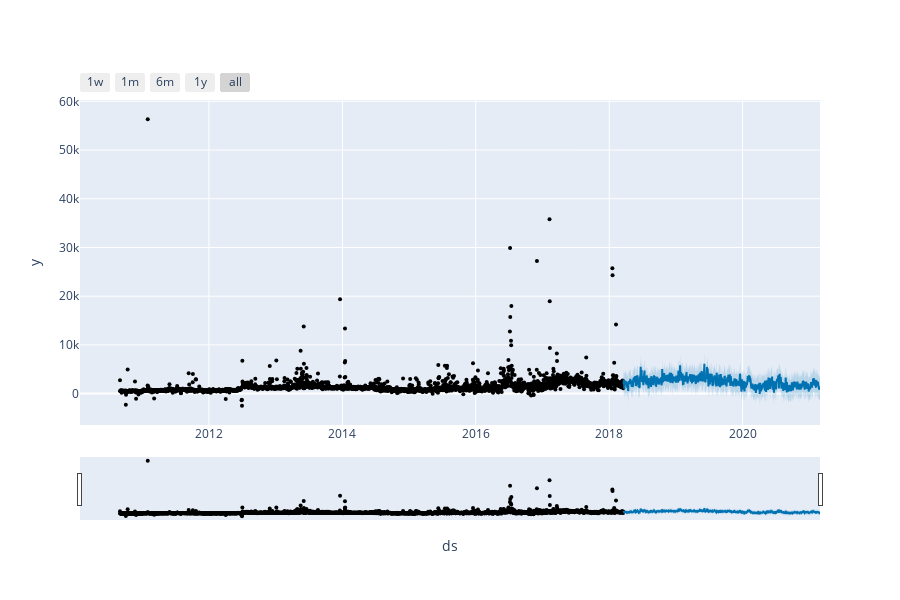

Notebook code for this chart:
### Code cell
plot_plotly(model_2, forecast_2)

### Figure 1 — Plotly figure (JSON) as saved in the notebook; plotly's stock layout.template omitted (floating-point values rounded to 4 significant figures; data arrays with more than 128 entries replaced by an {"elided": "..."} marker saying what was removed)
{"data": [{"marker": {"color": "black", "size": 4}, "mode": "markers", "name": "Actual", "type": "scatter", "x": {"elided": "2757 str values"}, "y": {"elided": "2757 float values"}}, {"hoverinfo": "skip", "line": {"width": 0}, "mode": "lines", "type": "scatter", "x": {"elided": "1077 str values"}, "y": {"elided": "1077 float values"}}, {"fill": "tonexty", "fillcolor": "rgba(0, 114, 178, 0.2)", "line": {"color": "#0072B2", "width": 2}, "mode": "lines", "name": "Predicted", "type": "scatter", "x": {"elided": "1077 str values"}, "y": {"elided": "1077 float values"}}, {"fill": "tonexty", "fillcolor": "rgba(0, 114, 178, 0.2)", "hoverinfo": "skip", "line": {"width": 0}, "mode": "lines", "type": "scatter", "x": {"elided": "1077 str values"}, "y": {"elided": "1077 float values"}}], "layout": {"height": 600, "showlegend": false, "width": 900, "xaxis": {"rangeselector": {"buttons": [{"count": 7, "label": "1w", "step": "day", "stepmode": "backward"}, {"count": 1, "label": "1m", "step": "month", "stepmode": "backward"}, {"count": 6, "label": "6m", "step": "month", "stepmode": "backward"}, {"count": 1, "label": "1y", "step": "year", "stepmode": "backward"}, {"step": "all"}]}, "rangeslider": {"visible": true}, "title": {"text": "ds"}, "type": "date"}, "yaxis": {"title": {"text": "y"}}}}
